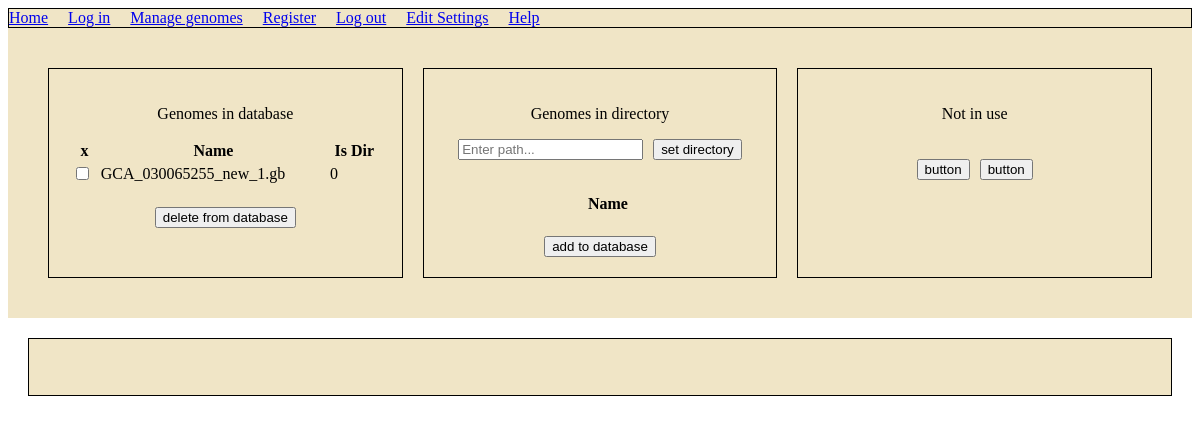
/managegenomes, run on an earlier commit of the app's database.
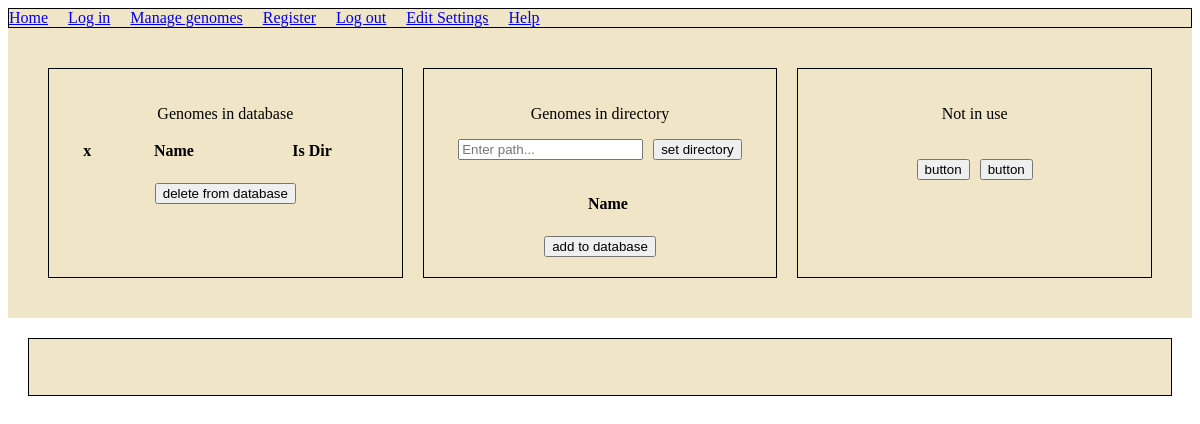
And on a later commit of the database.
### event/models.py (models this page shows)
class genomeEntry(models.Model):
    name=models.CharField('name',max_length=120)
    nick=models.CharField('nick',max_length=120,default="-")
    path=models.CharField('path',max_length=120,default="-1")
    extra=models.CharField('extra',max_length=120)
    is_dir=models.CharField('is_dir',max_length=120,default=-1)
    description=models.TextField(blank=True)
    contigs_num=models.IntegerField('contigs_num',default=-1)
    genome_size=models.IntegerField('genome_size',default=-1)
    footprint_size=models.IntegerField('footprint_size',default=-1)
    button_analyse_isok=models.TextField('button_analyse_isok',default="red")
    button_prepare_isok=models.TextField('button_prepare_isok',default="red")
    button_blast_isok=models.TextField('button_blast_isok',default="red")
    button_blastanal_isok=models.TextField('button_blastanal_isok',default="red")
    button_footprints_isok=models.TextField('button_footprints_isok',default="red")
    button_analyse_results_isok=models.TextField('button_analyse_results_isok',default="red")
    files_num=models.IntegerField('files_num',default=-1)
    footprints=models.ManyToManyField(Footprint,blank=True)
    work_files_dir=models.CharField('work_files_dir',max_length=120,default="D:/workfiles/")
    concat_fasta_file=models.CharField('concat_fasta_file',max_length=120,default="")
    blast_results_file=models.CharField('blast_results_file',max_length=120,default="")
    blast_analysis_file=models.CharField('blast_analysis_file',max_length=120,default="")
    analysed_gb_files=models.CharField('analysed_gb_files',max_length=120,default="")
    is_list_csv_file=models.CharField('is_list_csv_file',max_length=120,default="")
    is_frequency_pic=models.CharField('is_frequency_pic',max_length=120,default="")
    def __str__(self):
	    return self.name

### event/views.py (the view)
# urls.py: path('managegenomes',views.managegenomes,name="managegenomes"),
def managegenomes(request):
    dbsquares = genomeEntry.objects.all()
    try:
        currendir_listing = os.listdir(request.user.userprofile.current_genome_dir)
    except:
        currendir_listing = []
    if request.method == 'POST':
        sent_action = request.POST.get('command')
        sent_answer = request.POST.get('answer')
        if sent_action == 'deletegenomes':
            print("sent_command deletegenomes")
            sent_answer = request.POST.get('answer').split(",")
            for i in sent_answer:
                genObj = genomeEntry.objects.filter(name=i).first()
                if genObj is not None:
                    genObj.delete()
            return render(request,'event/managegenomes.html',{'squaredb':dbsquares,'currentdir_listing':currendir_listing})
        if sent_action == 'addgenomes':
            print("sent_command addgenomes")
            sent_answer = request.POST.get('answer').split(",")
            for i in sent_answer:
                print(i)
                existing_entry = genomeEntry.objects.filter(name=i).first()
                if not existing_entry:
                    cleanedname=remove_extension(i)
                    if os.path.isdir(request.user.userprofile.current_genome_dir+"/"+i):
                        dirinput="1"
                    else:
                        dirinput="0"
                    my_work_files_dir=request.user.userprofile.work_files_dir+"/"+cleanedname
                    if not os.path.exists(my_work_files_dir):
                        os.makedirs(my_work_files_dir)
                    my_blast_files_dir=request.user.userprofile.blast_files_dir+"/"+cleanedname
                    if not os.path.exists(my_blast_files_dir):
                        os.makedirs(my_blast_files_dir)
                    genomeP = genomeEntry.objects.create(name=i, path=request.user.userprofile.current_genome_dir, extra='sea3', is_dir=dirinput,blast_results_file=my_blast_files_dir,work_files_dir=my_work_files_dir)
            return render(request,'event/managegenomes.html',{'squaredb':dbsquares,'currentdir_listing':currendir_listing})
        if sent_action == 'commitDirectory':
            print("sent_command commitdirectory")
            sent_path = request.POST.get('answer')
            print (sent_path)
            if os.path.isdir(sent_path):
                request.user.userprofile.current_genome_dir=sent_path
                currendir_listing = os.listdir(sent_path)
                request.user.userprofile.save()
            currendir_listing = os.listdir(request.user.userprofile.current_genome_dir)
            return render(request,'event/managegenomes.html',{'squaredb':dbsquares,'currentdir_listing':currendir_listing})
    else:
        return render(request,'event/managegenomes.html',{'squaredb':dbsquares,'currentdir_listing':currendir_listing})

### event/templates/event/managegenomes.html (shortened to what this page needs)
 {% extends 'event/base.html' %}
{% load static %}
{%block content%}
<!DOCTYPE html>
<html lang="en">
<head>
</head>
<body>
    <div class="header">
        <a class="nav-link" href="{% url 'home' %}">Home</a>&nbsp;&nbsp;&nbsp;&nbsp;
        <a class="nav-link" href="{% url 'login' %}">Log in</a>&nbsp;&nbsp;&nbsp;&nbsp;
        <a class="nav-link" href="{% url 'managegenomes' %}">Manage genomes</a>&nbsp;&nbsp;&nbsp;&nbsp;
          <a class="nav-link" href="{% url 'register_user' %}">Register</a>&nbsp;&nbsp;&nbsp;&nbsp;
          <a class="nav-link" href="{% url 'logout' %}">Log out</a>&nbsp;&nbsp;&nbsp;&nbsp;
          <a class="nav-link" href="{% url 'editSettings' %}"> Edit Settings</a>&nbsp;&nbsp;&nbsp;&nbsp;
          <a class="nav-link" href="{% url 'help' %}">Help</a>&nbsp;&nbsp;&nbsp;&nbsp;
    </div>
    <div class="container2">
        <div class="box2">
        <p>Genomes in database</p>
            <table id="example" class="table table-striped" style="width:100%">
                <thead>
                    <tr>
                      <th>x</th>
                        <th>Name</th>
                        <th>Is Dir</th>
                    </tr>
                </thead>
                <tbody>
                  {% for item in squaredb %}
                  <tr>
                    <td><input type="checkbox" name="{{ item }}" {% if item.is_checked %}checked{% endif %}></td>
                    <td> {{item.name}}</td>
                    <td> {{item.is_dir}}</td>
                  </tr>
                {% endfor %}
            </table>
            <div class="buttons">
                <button type="button" onclick="deleteGenome()">delete from database</button>
            </div>
        </div>
        <div class="box2">
            <p>Genomes in directory</p>
            <form method="post" id="question-form" action="" style="display: flex; align-items: center;">
                <input type="text" id="path-input" name="path" placeholder="Enter path..." style="display: inline-block; margin-right: 10px;">
                <button type="button" onclick="commitDirectory()" style="display: inline-block;">set directory</button>
            </form>
            <table id="example" class="table table-striped" style="width:100%">
                <thead>
                    <tr>
                      <th></th>
                        <th>Name</th>
                    </tr>
                </thead>
            </table>
            <div class="buttons">
                <button type="button" onclick="addGenomes()">add to database</button>
            </div>
        </div>
        <div class="box2">
            <p>Not in use</p>
            <div class="buttons">
                <button>button</button>
                <button>button</button>
            </div>
        </div>
    </div>
    <div class="footer">
    </div>
    </body>
</html>
{%endblock%}

What changed in the data, as far as the page shows it:
removed genomeEntry: name "GCA_030065255_new_1.gb", is_dir "0"
